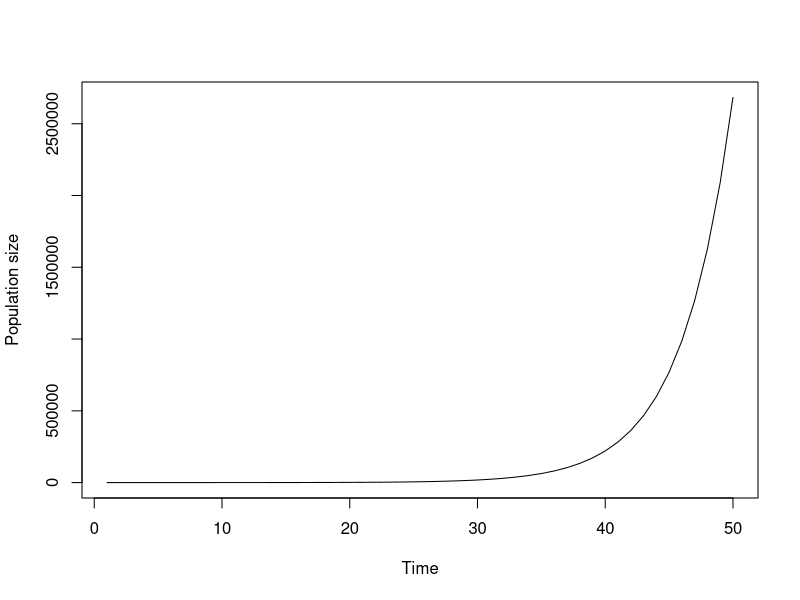
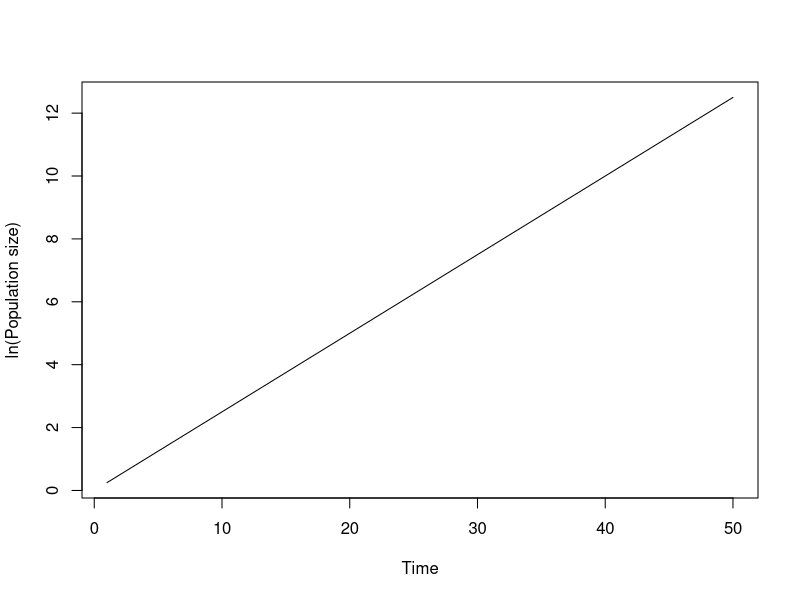
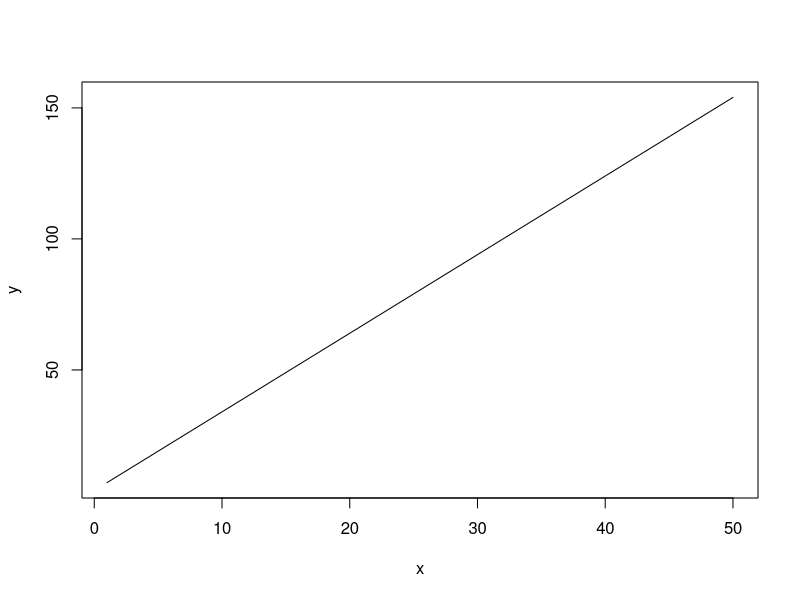
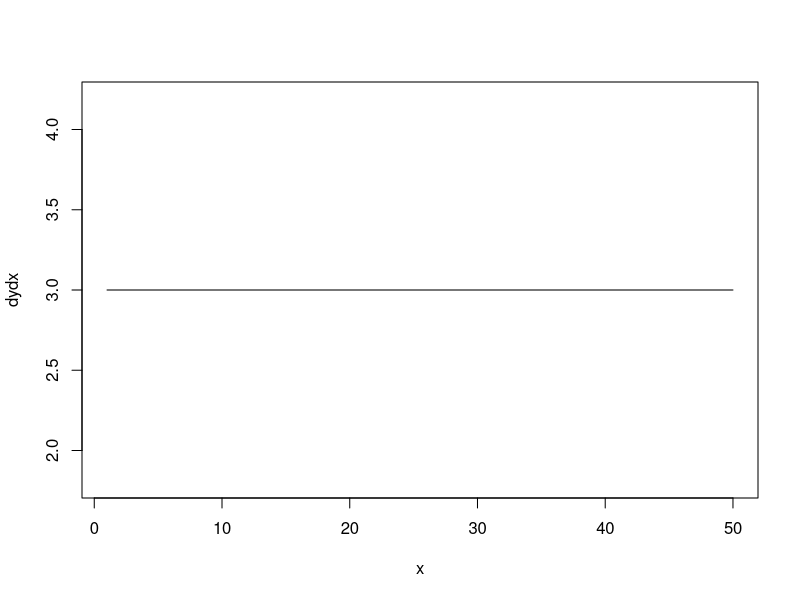
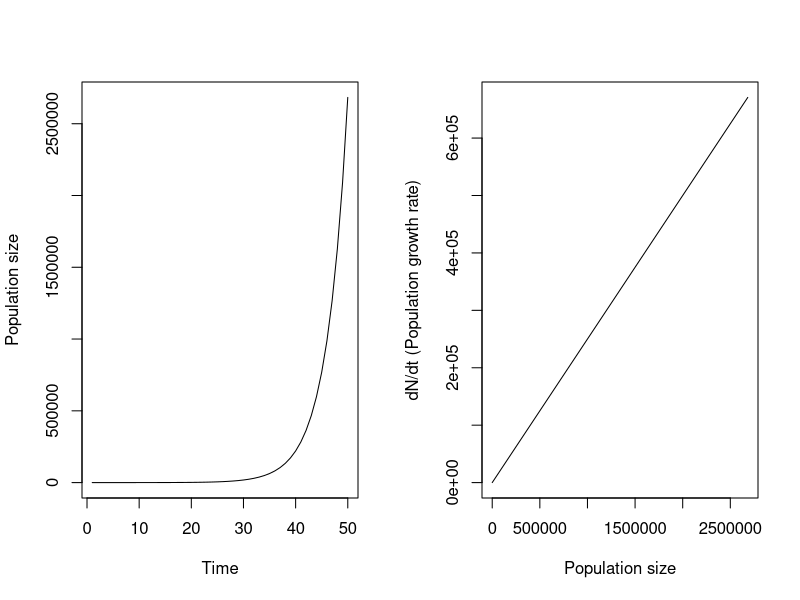
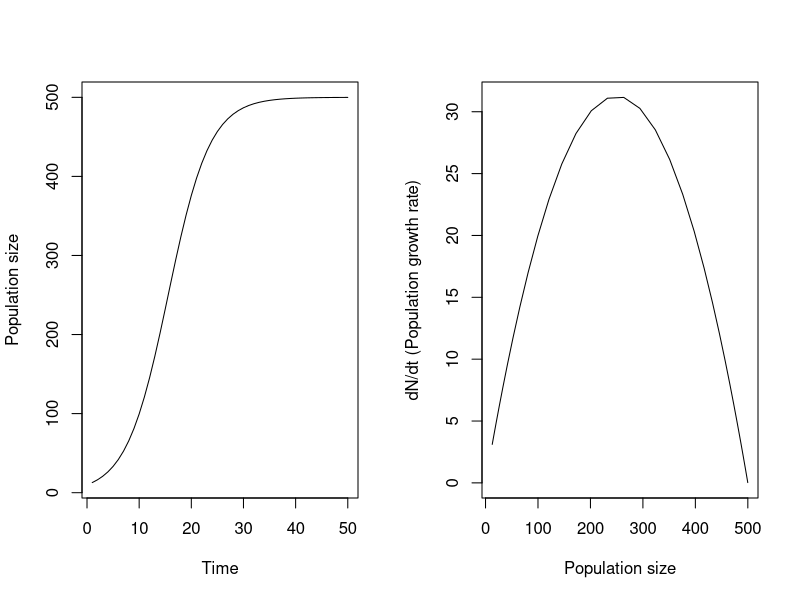

Reproduce these figures in R, in order.
## ---- chunk 1
knitr::opts_chunk$set(echo = TRUE, fig.align = "center", fig.width = 5, fig.height = 4)
## ---- chunk 2
r = 0.25
t = c(1:50)
N = 10*exp(r*t)

plot(N ~ t, type = "l", ylab = "Population size", xlab = "Time")
## ---- chunk 3
r = 0.25
t = c(1:50)
ln_N = log(1) + r*t

plot(ln_N ~ t, type = "l", ylab = "ln(Population size)", xlab = "Time")
## ---- chunk 4
x = c(1:50)
y = 4+3*x

plot(y ~ x, type = "l")
## ---- chunk 5
x = c(1:50)
dydx = rep(3, length(x))

plot(dydx ~ x, type = "l")
## ---- chunk 6
r = 0.25
t = c(1:50)
N = 10*exp(r*t)
dNdt = r*N

par(mfrow = c(1,2))
plot(N ~ t, type = "l", ylab = "Population size", xlab = "Time")
plot(dNdt ~ 1:N, type = "l", xlab = "Population size", ylab = "dN/dt (Population growth rate)")
## ---- chunk 7
r = 0.25
t = c(1:50)
K = 500
N = K/(1+((K-10)/10)*exp(-r*t))
dNdt = r*N*((K-N)/K)

par(mfrow = c(1,2))
plot(N ~ t, type = "l", ylab = "Population size", xlab = "Time")
plot(dNdt ~ 1:N, type = "l", xlab = "Population size", ylab = "dN/dt (Population growth rate)")
